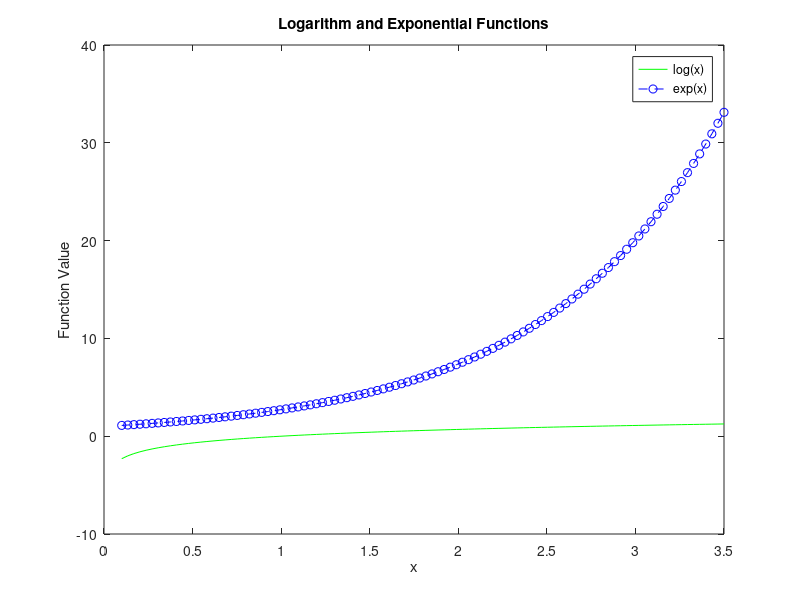

Write MATLAB code to recreate this figure.
x = linspace(0.1, 3.5, 100);
log_y = log(x);
exp_y = exp(x);

figure;
plot(x, log_y,'g' ,x, exp_y,'b--o');
xlabel('x');
ylabel('Function Value');
title('Logarithm and Exponential Functions');
legend('log(x)', 'exp(x)');
